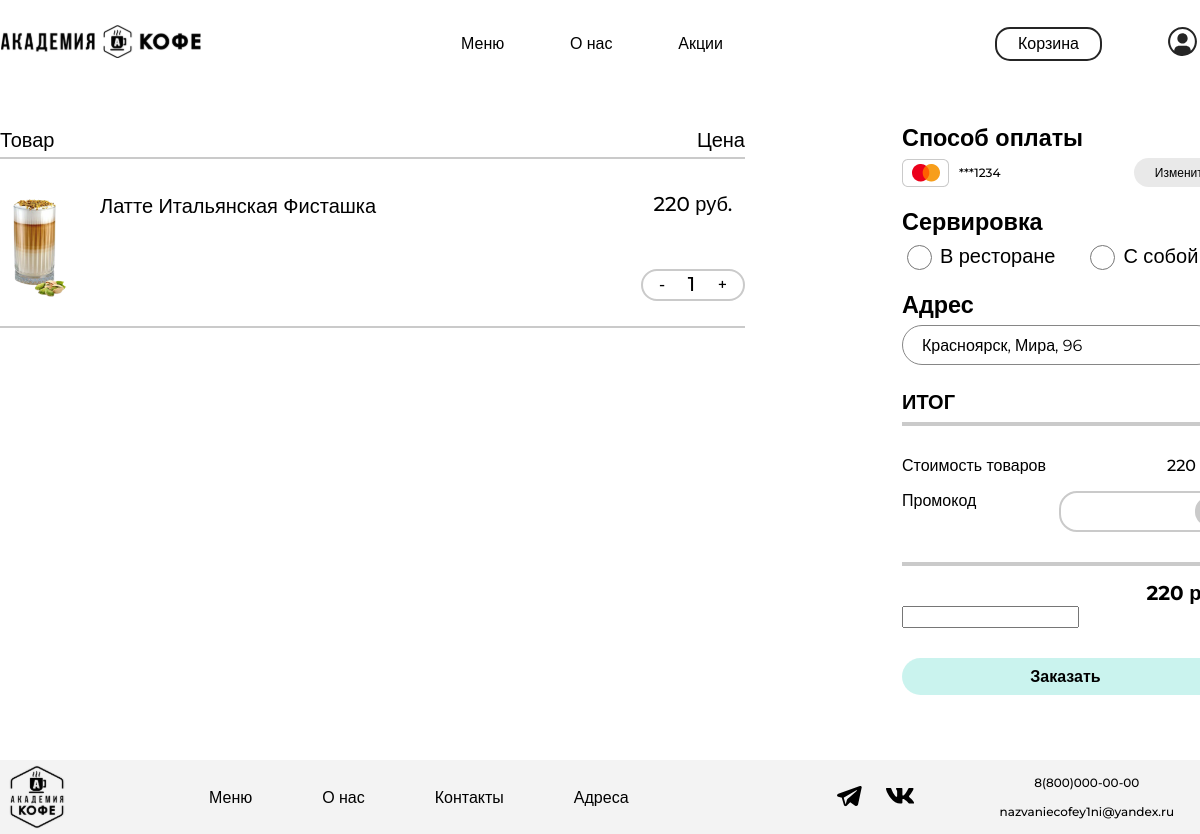
Page /cart/ (signed in) on the earlier database version.
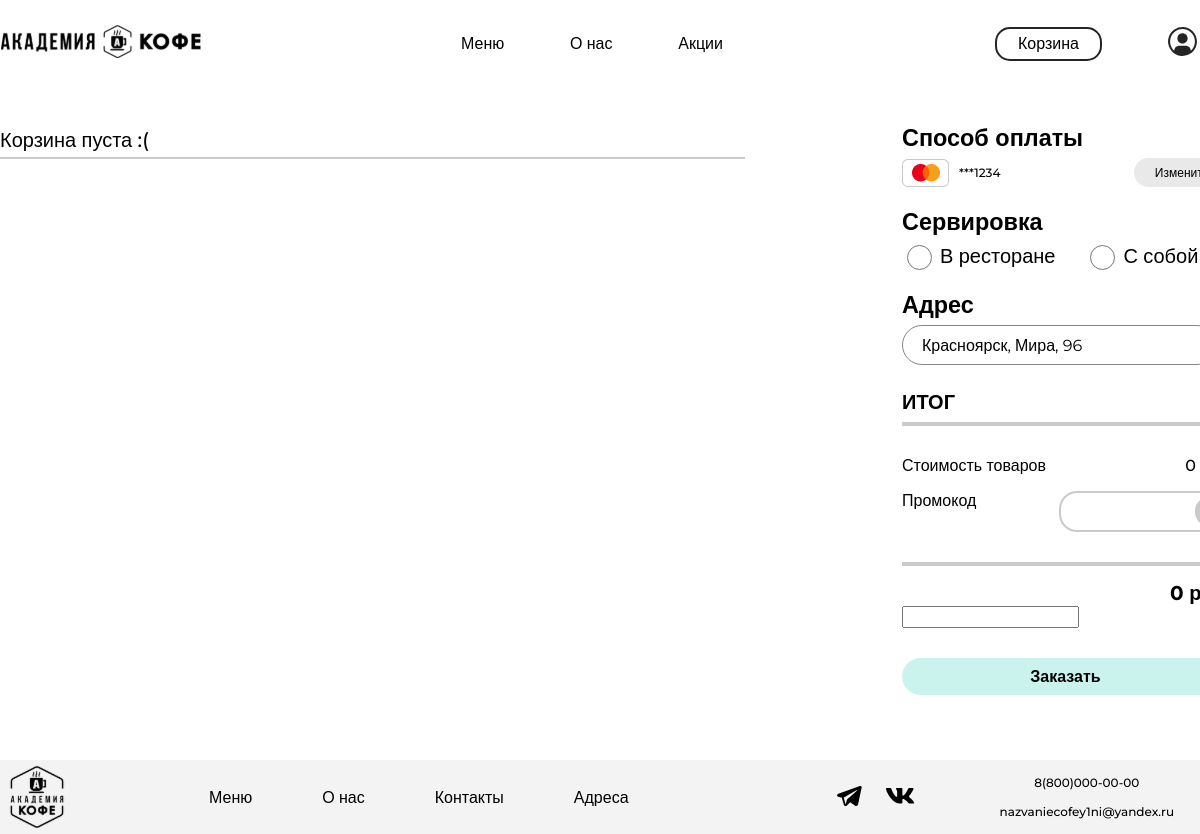
Same page on the later database version.
### academyCoffee/models.py (models this page shows, shortened)
class Basket(models.Model):
    user = models.ForeignKey(to=User, on_delete=models.CASCADE)
    product = models.ForeignKey(to=Product, on_delete=models.CASCADE)
    quantity = models.PositiveSmallIntegerField(default=0)
    created_timestamp = models.DateTimeField(auto_now_add=True)
    objects = BasketQuerySet.as_manager()
    def sum(self):
        return self.product.price * self.quantity

class Product(models.Model):
    name = models.CharField('Название', max_length=50)
    price = models.DecimalField(max_digits=7, decimal_places=0)
    stars = models.DecimalField(max_digits=5, decimal_places=1)
    image = models.ImageField(upload_to='products_images')
    category = models.ManyToManyField(ProductCategory)
    class Meta:
        verbose_name = 'Товар'
        verbose_name_plural = 'Товары'

### academyCoffee/views.py (the view, shortened to what this page needs)
# urls.py: path('cart/', views.OrderCreateView.as_view(), name='cart'),
class OrderCreateView(TitleMixin, CreateView):
    model = Order
    template_name = 'main/cart.html'
    title = 'Корзина'
    form_class = OrderForm
    success_url = reverse_lazy('home')
    def get_context_data(self, **kwargs):
        context = super(OrderCreateView, self).get_context_data()
        context['baskets'] = Basket.objects.filter(user=self.request.user)
        return context

### academyCoffee/forms.py
class OrderForm(forms.ModelForm):
    class Meta:
        model = Order
        fields = ('address',)

### academyCoffee/common/views.py (called while the page is built)
    def get_context_data(self, **kwargs):
        context = super(TitleMixin, self).get_context_data(**kwargs)
        context['title'] = self.title
        return context

### academyCoffee/models.py (called while the page is built)
    def total_sum(self):
        return sum(basket.sum() for basket in self)

### academyCoffee/templates/main/cart.html (shortened to what the changed rows need)
{% extends 'main/base.html' %}
{% load static %}
{% block style %}
    <link rel="stylesheet" href="{% static 'cart/css/style.css' %}">
{% endblock %}
{% block content %}
    <main class="main">
        <div class="main-container">
            {% if baskets %}
                <div class="cart-content-container">
                    <div class="cart-titles-container">
                        <p class="cart-title">
                            Товар
                        </p>
                        <p class="cart-title">
                            Цена
                        </p>
                    </div>
                    <div class="cart-line"></div>
                    <ul class="cart-list">
                        {% for basket in baskets %}
                            <li class="cart-list-item">
                                <div class="cart-list-item-container">
                                    <div class="item-description">
                                        <div class="item-image"><img src="{{ basket.product.image.url }}" alt="{{ basket.product.name }}"></div>
                                        <div class="item-description-text">
                                            <h3>{{ basket.product.name }}</h3>
                                        </div>
                                    </div>
                                    <div class="item-price">
                                        <p class="price">{{ basket.sum }} руб.</p>
                                        <div class="amount-button">
                                            <button><a class="btn btn-outline-success"
                                                       href="{% url 'basket_deletion' basket.product_id %}">-</a>
                                            </button>
                                            <p>{{ basket.quantity }}</p>
                                            <button><a class="btn btn-outline-success"
                                                       href="{% url 'basket_add' basket.product_id %}">+</a></button>
                                        </div>
                                    </div>
                                </div>
                                <div class="cart-line"></div>
                            </li>
                        {% endfor %}
                    </ul>
                </div>
            {% else %}
                <div class="cart-content-container">
                    <div class="cart-titles-container">
                        <p class="cart-title">
                            Корзина пуста :(
                        </p>
                    </div>
                    <div class="cart-line"></div>
                </div>
            {% endif %}
            <div class="payment-container">
                <div class="total-container">
                    <h3 class="payment-method-titles">
                        ИТОГ
                    </h3>
                    <div class="total-line-first"></div>
                    <div class="total-price">
                        <p>
                            Стоимость товаров
                        </p>
                        <p>
                            {{ baskets.total_sum }} руб.
                        </p>
                    </div>
                    <div class="promo-code">
                        <p>
                        </p>
                        <div class="promo-code-area">
                        </div>
                    </div>
                    <div class="total-line-last"></div>
                    <p id="final-price">{{ baskets.total_sum }} руб.</p>
                    <form action="{% url 'cart' %}" method="post">
                        <label for="{{ form.address.id_for_label }}">
                        </label>
                    </form>
                </div>
            </div>
        </div>
    </main>
{% endblock %}

Differences in the rows shown:
removed Basket: product.image (picture), product.name "Латте Итальянская Фисташка", sum "220", quantity "1", total_sum "220"
Other differences:
{{ baskets.total_sum }}: (not shown) → "0"
text no longer shown: "Товар Цена"
text now shown: "Корзина пуста :("
